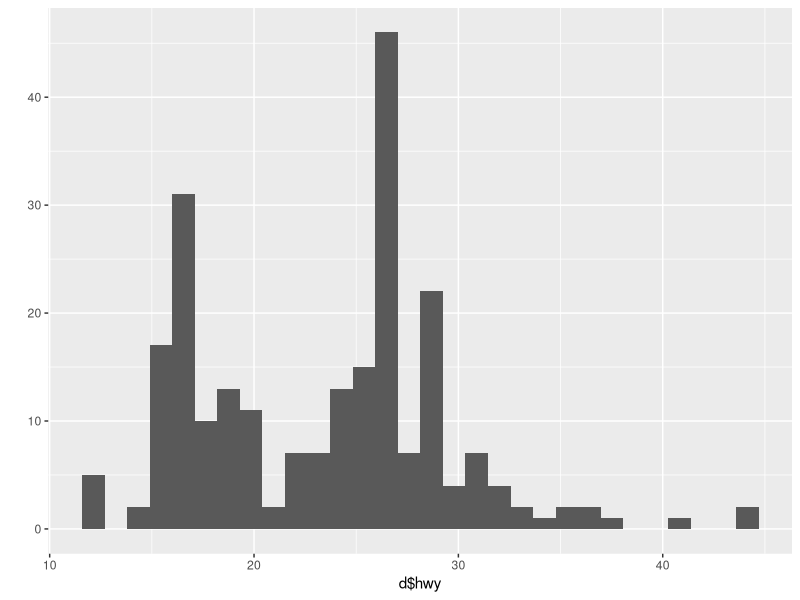
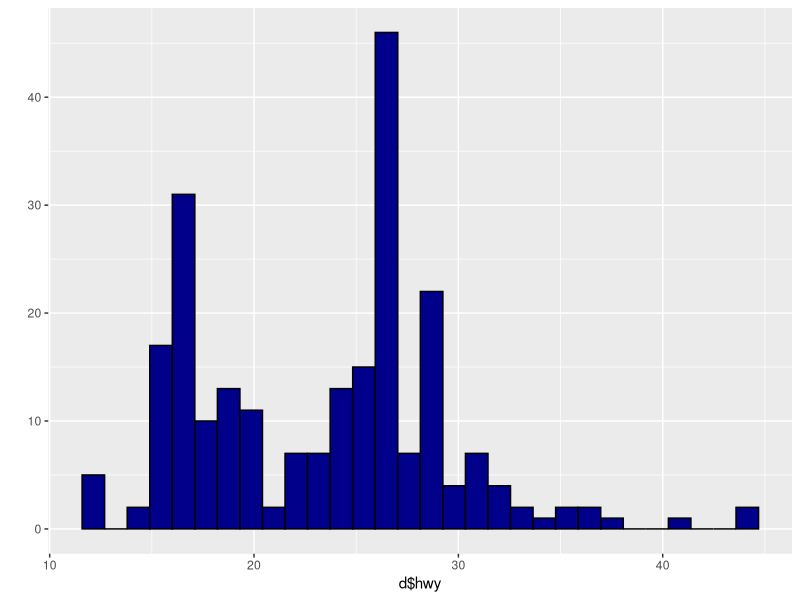
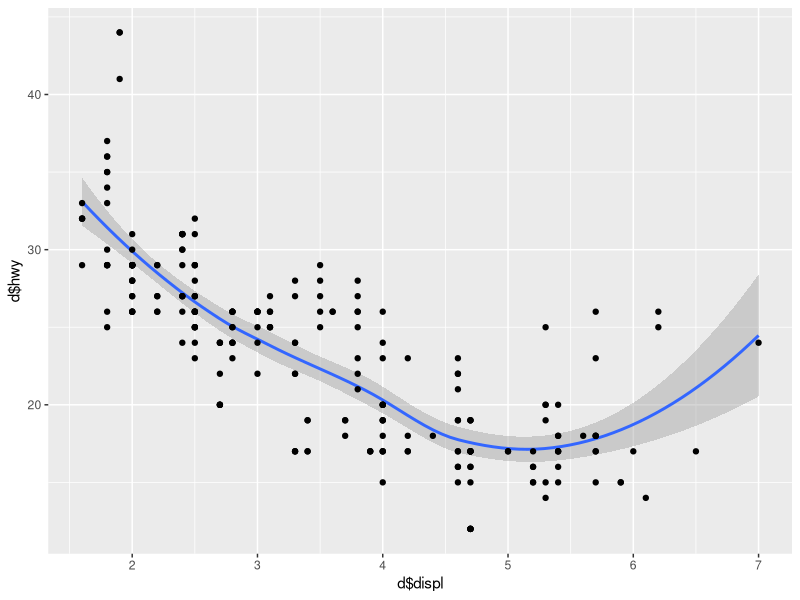
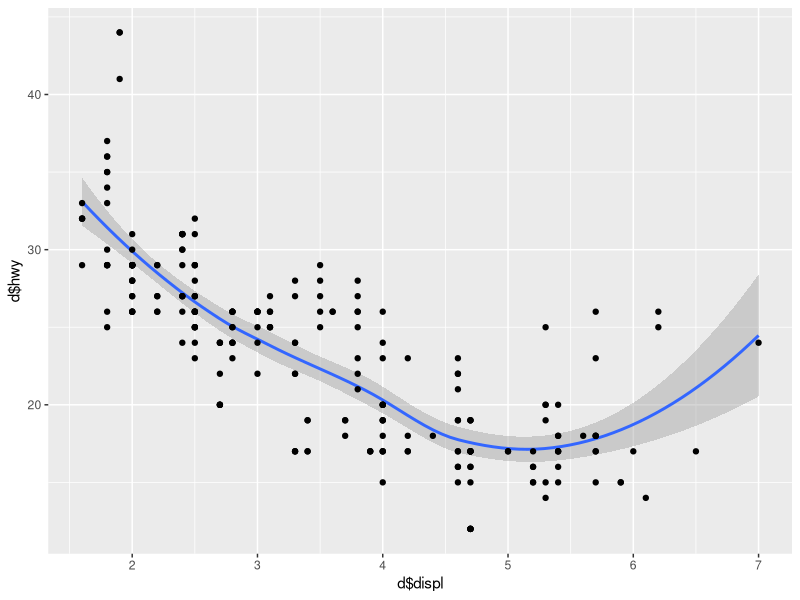
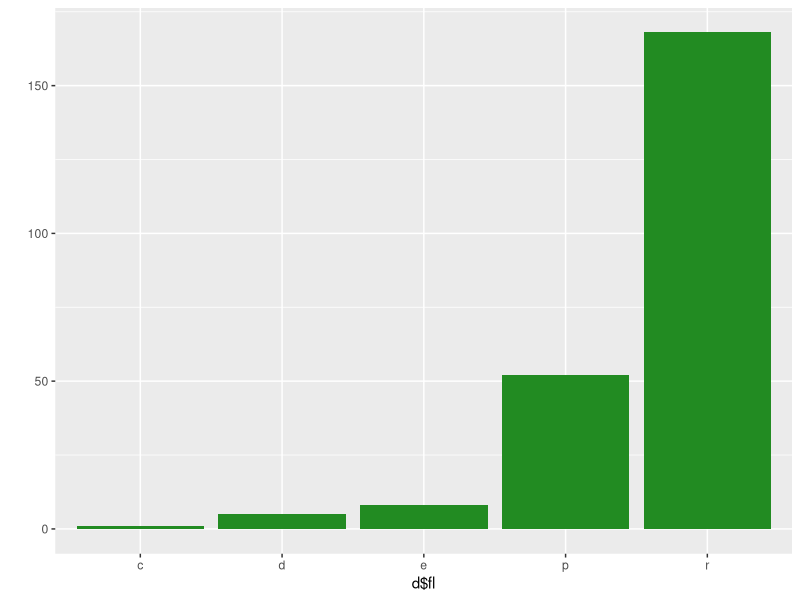
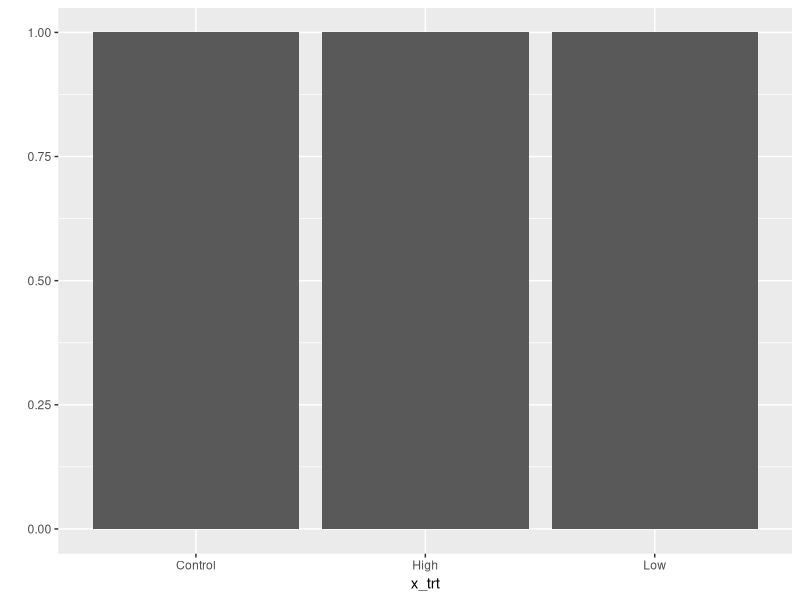

R code for these plots, in order:
### ggplot2
### 24 January 2023
### GS

library(ggplot2)
library(ggthemes)
library(patchwork)

# Template for ggplot code 
# ggplot(data=<DATA>. mapping = aes(x = xVar, y = yVAR)) + 
# <GEOM FUNCTION> ##+ geom_boxplot()
# print(p1)

# Load in a built-in data set
data(mpg)
d <- mpg
str(mpg)

library(dplyr)
glimpse(d)

# qplot: quick, plotting
qplot(x=d$hwy)

#histogram
qplot(x=d$hwy, fill = I("darkblue"), color = I("black"))

#scatterplot
qplot(x=d$displ, y=d$hwy, geom=c('smooth', 'point'))

#boxplot
qplot(x=d$displ, y=d$hwy, geom=c('smooth', 'point'))

#barplot
qplot(x=d$fl, geom="bar", fill=I("forestgreen"))

#Create some data (specified counts)
x_trt <- c("Control", "Low", "High")
y_res <- c(12, 2.5, 22.9)
qplot(x=x_trt)

library(viridis)

